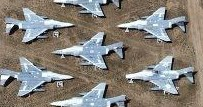
#> input picture lab. 1/pictures/1.1.jpg, 203 x 107 px
$ python -i image_processing.py   (imports and definitions only)
#> lines starting #> are read from the running program, lines starting #| are printed output that depends on the picture
import numpy as np
import subprocess
from PIL import Image
import cv2 as cv
import os
import warnings


MAX_BRIGHTNESS = 255


# [46 lines left out: functions binarize_thresh, binarize_magic, make_morph_ex, not called in this run]


def get_img_with_contours_and_cnt(
        black_and_white_image, min_square=70,
        img_name="users_planes", thickness=2, color=(0, 0, 255),
        n_tries=5):

    if black_and_white_image is None:
        black_and_white_image = cv.imread(f"etc/{img_name}.bmp", cv.IMREAD_GRAYSCALE)
    else:
        img = Image.fromarray(black_and_white_image).convert("1")
        img.save(f"etc/{img_name}.bmp")

    img_with_contours = black_and_white_image.copy()
    img_with_contours = cv.cvtColor(
        img_with_contours, cv.COLOR_GRAY2RGB
    )

    max_y = img_with_contours.shape[0]

    for i in range(n_tries):
        try:
            si = subprocess.STARTUPINFO()
            si.dwFlags |= subprocess.STARTF_USESHOWWINDOW
            subprocess.check_call([
                "etc/MedialRep_Server_v2.exe",
                f"etc/{img_name}.bmp",
                "2", # параметр стрижки скелета - минимальная длина ребра в пикселях (default=2)
                str(min_square) # минимальная площадь связной компоненты (default=10)
            ], startupinfo=si)
            break
        except subprocess.CalledProcessError:
            warnings.warn(f"MedialRep_Server_v2.exe crashed, try: {i}")

    with open(f"etc/{img_name}.txt", "r") as f:
        n_figures = int(f.readline().split()[3])
        f.readline() # skip n_outlines

        for _ in range(n_figures):
            f.readline()  # skip line "Figure {fig}"
            n_holes = int(f.readline().split()[3])
            f.readline()

            for _ in range(n_holes + 1):
                t = f.readline().split()[0]  # polygon type
                vert_num = int(f.readline().split()[3])

                if t == "External" and black_and_white_image is not None:
                    coords = np.zeros((vert_num, 2))
                    for i in range(vert_num):
                        x, y = map(int, f.readline().split()[1:])
                        coords[i, 0], coords[i, 1] = x, max_y - y

                    img_with_contours = cv.polylines(
                        img_with_contours,
                        [coords.reshape((-1, 1, 2)).astype(np.int32)],
                        isClosed=False,
                        color=color,
                        thickness=thickness
                    )
                else:
                    # skip internal polygons
                    for _ in range(vert_num):
                        f.readline()

            f.readline()  # skip line "Skeleton of figure {fig}"
            n_nodes_sk = int(f.readline().split()[3])
            for _ in range(n_nodes_sk):
                f.readline() # skip skeleton nodes

            n_edges = int(f.readline().split()[3])
            f.readline()  # skip line "Number of controls {...}"
            for _ in range(n_edges):
                f.readline() # skip skeleton edges

    os.remove(f"etc/{img_name}.bmp")
    os.remove(f"etc/{img_name}.txt")

    return img_with_contours, n_figures

>>> import cv2
>>> picture = cv2.imread('pictures/1.1.jpg', cv2.IMREAD_GRAYSCALE)
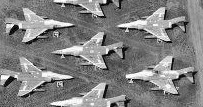
#> picture: shape (107, 203); min 0, max 255, mean 128.7
>>> result = get_img_with_contours_and_cnt(picture)
#> in get_img_with_contours_and_cnt, `img = Image.fromarray(black_and_white_image).convert("1")`:
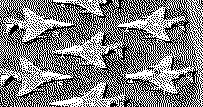
#> img: PIL image 203x107 1; 50.5% white; black in thin lines or dots
#> (the run stopped early here; a loop or call above may not have finished)

$ run again, on lab. 1/pictures/2.jpg
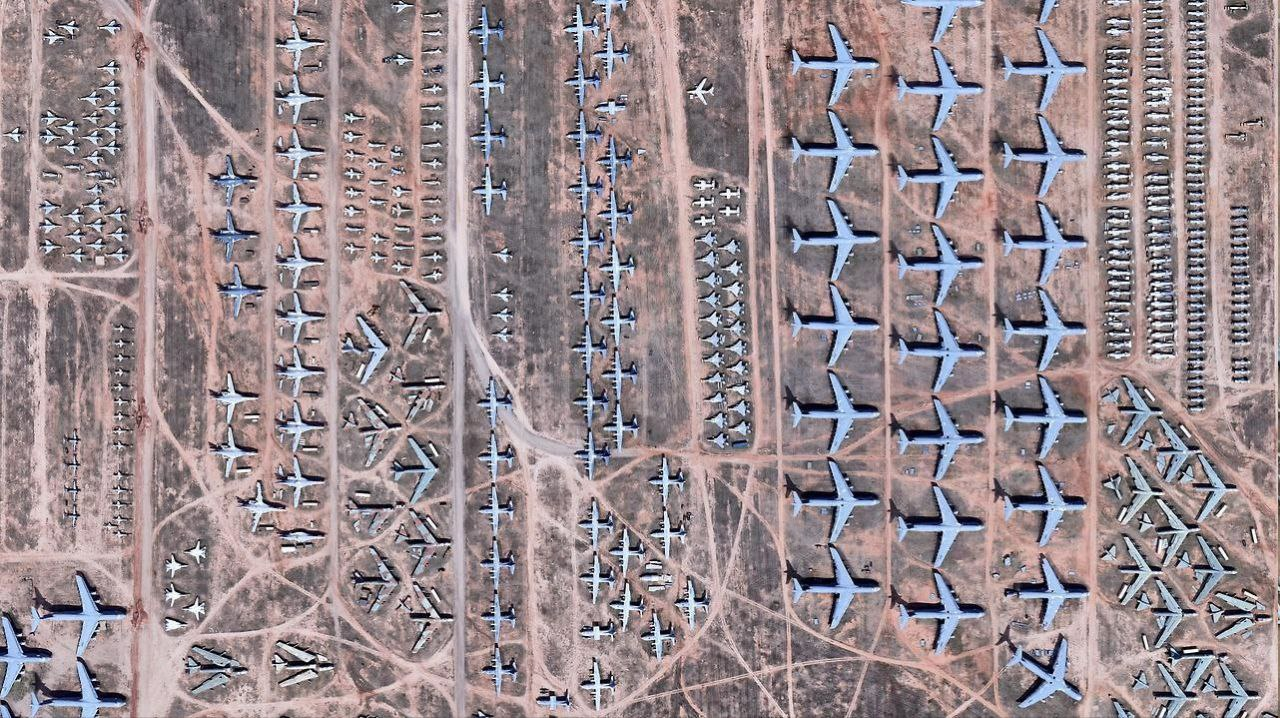
#> input picture lab. 1/pictures/2.jpg, 1280 x 718 px
#> `picture = cv2.imread('pictures/1.1.jpg', cv2.IMREAD_GRAYSCALE)`:
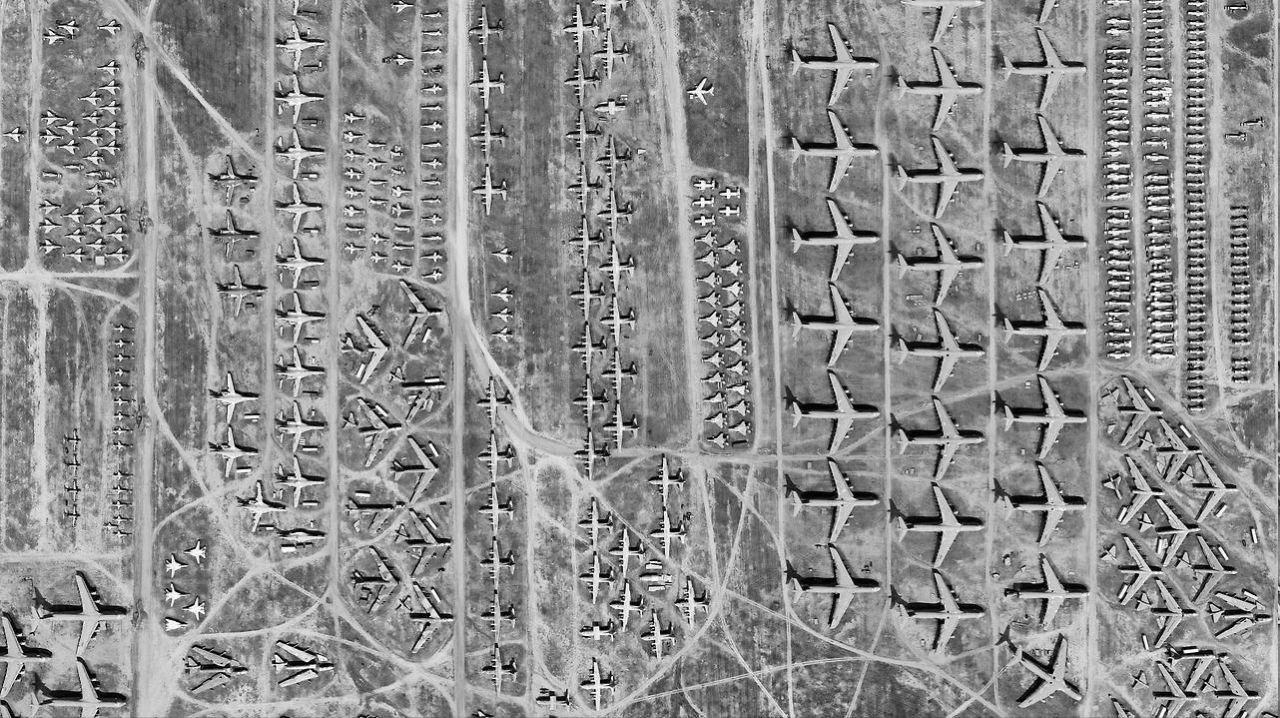
#> picture: shape (718, 1280); min 0, max 255, mean 142.1
#> img: PIL image 1280x718 1; 55.7% white; black in thin lines or dots
